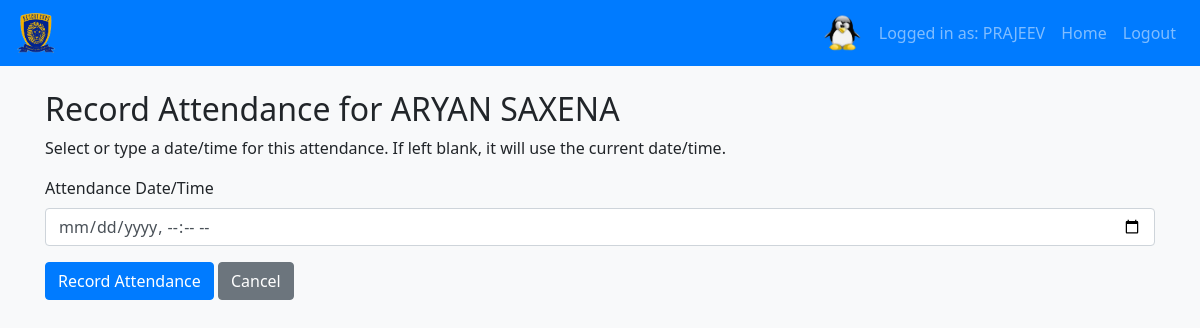
Screenshot of /coach/record_attendance/1 (signed in) with the database file from the repository.
### app.py (models this page shows, shortened)
class User(UserMixin, db.Model):
    id = db.Column(db.Integer, primary_key=True)
    username = db.Column(db.String(150), unique=True, nullable=False)
    password_hash = db.Column(db.String(150), nullable=False)
    role = db.Column(db.String(50), nullable=False)  # 'sys_admin', 'admin', 'coach'
    full_name = db.Column(db.String(150))
    branch = db.Column(db.String(150))
    email = db.Column(db.String(150))
    profile_photo = db.Column(db.String(200))
    experience = db.Column(db.String(150))
    qualification = db.Column(db.String(150))
    assigned_admin_id = db.Column(db.Integer, db.ForeignKey('user.id'), nullable=True)
    coaches = db.relationship('User', backref='admin_officer', remote_side=[id], lazy=True)

class Player(db.Model):
    id = db.Column(db.Integer, primary_key=True)
    full_name = db.Column(db.String(150), nullable=False)
    email = db.Column(db.String(150))
    branch = db.Column(db.String(150))
    assigned_squad = db.Column(db.String(100))
    date_of_birth = db.Column(db.Date)
    key_features = db.Column(db.Text)
    monthly_review = db.Column(db.Text, default="")
    profile_photo = db.Column(db.String(200))
    coach_id = db.Column(db.Integer, db.ForeignKey('user.id'), nullable=False)
    payments = db.relationship('Payment', backref='player', lazy=True)
    attendances = db.relationship('Attendance', backref='player', lazy=True)

### app.py (the view, shortened to what this page needs)
@app.route('/coach/record_attendance/<int:player_id>', methods=['GET', 'POST'])
@login_required
def record_attendance(player_id):
    if current_user.role != 'coach':
        flash("Access denied.", "danger")
        return redirect(url_for('dashboard'))
    player = Player.query.get_or_404(player_id)
    if player.coach_id != current_user.id:
        flash("You are not authorized to record attendance for this player.", "danger")
        return redirect(url_for('dashboard_coach'))
    return render_template('record_attendance.html', player=player)

### app.py (called while the page is built)
@login_manager.user_loader
def load_user(user_id):
    return User.query.get(int(user_id))

### templates/record_attendance.html
{% extends "base.html" %}
{% block content %}
<h2>Record Attendance for {{ player.full_name }}</h2>
<p>Select or type a date/time for this attendance. If left blank, it will use the current date/time.</p>
<form method="POST" action="{{ url_for('record_attendance', player_id=player.id) }}">
  <div class="form-group">
    <label for="attendance_datetime">Attendance Date/Time</label>
    <input
      type="datetime-local"
      class="form-control"
      id="attendance_datetime"
      name="attendance_datetime"
    >
  </div>
  <button type="submit" class="btn btn-primary">Record Attendance</button>
  <a href="{{ url_for('player_detail', player_id=player.id) }}" class="btn btn-secondary">Cancel</a>
</form>
{% endblock %}

### templates/base.html (shortened to what this page needs)
<!DOCTYPE html>
<html lang="en">
<head>
  <link rel="stylesheet" href="https://stackpath.bootstrapcdn.com/bootstrap/4.5.2/css/bootstrap.min.css">
  <link rel="stylesheet" href="https://cdnjs.cloudflare.com/ajax/libs/animate.css/4.1.1/animate.min.css"/>
  <link rel="stylesheet" href="{{ url_for('static', filename='css/style.css') }}">
</head>
<body>
  <nav class="navbar navbar-expand-lg navbar-dark bg-primary">
    <a class="navbar-brand" href="{{ url_for('dashboard') }}">
      <img src="{{ url_for('static', filename='img/logo.png') }}" alt="Logo" style="height:40px;">
    </a>
    <div class="collapse navbar-collapse" id="navbarNav">
      <ul class="navbar-nav ml-auto">
        {% if current_user.is_authenticated %}
          <li class="nav-item d-flex align-items-center">
            {% if current_user.profile_photo %}
              <img src="{{ url_for('static', filename=current_user.profile_photo.split('static/')[-1]) }}"
                   alt="Profile"
                   class="rounded-circle mr-2"
                   width="40">
            {% endif %}
            <span class="nav-link mb-0">Logged in as: {{ current_user.username }}</span>
          </li>
          <li class="nav-item">
            <a class="nav-link" href="{{ url_for('dashboard') }}">Home</a>
          </li>
          <li class="nav-item">
            <a class="nav-link" href="{{ url_for('logout') }}">Logout</a>
          </li>
        {% endif %}
      </ul>
    </div>
  </nav>
  <div class="container mt-4">
    {% block content %}{% endblock %}
  </div>
</body>
</html>

### static/css/style.css (style rules this page uses)
body { background-color: #f8f9fa; font-family: "Segoe UI", Tahoma, Geneva, Verdana, sans-serif; }
.navbar { background-color: #007bff; }
.btn-primary { background-color: #007bff; border-color: #007bff; transition: background-color 0.3s ease; }

### rows the page displays
User: profile_photo (picture), username "PRAJEEV"
Player: full_name "ARYAN SAXENA"
